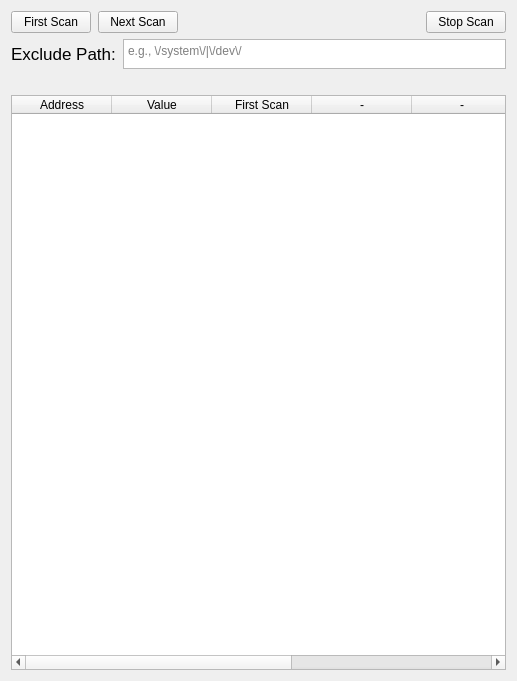
<?xml version="1.0" encoding="UTF-8"?>
<ui version="4.0">
 <class>Form</class>
 <widget class="QWidget" name="Form">
  <property name="geometry">
   <rect>
    <x>0</x>
    <y>0</y>
    <width>517</width>
    <height>681</height>
   </rect>
  </property>
  <property name="windowTitle">
   <string>Scan Result</string>
  </property>
  <layout class="QGridLayout" name="gridLayout">
   <item row="0" column="0">
    <layout class="QHBoxLayout" name="horizontalLayout_4" stretch="0,0,0,0,0,0">
     <property name="spacing">
      <number>7</number>
     </property>
     <property name="topMargin">
      <number>0</number>
     </property>
     <property name="bottomMargin">
      <number>0</number>
     </property>
     <item>
      <widget class="QPushButton" name="startScanBtn">
       <property name="sizePolicy">
        <sizepolicy hsizetype="Preferred" vsizetype="Fixed">
         <horstretch>0</horstretch>
         <verstretch>0</verstretch>
        </sizepolicy>
       </property>
       <property name="minimumSize">
        <size>
         <width>0</width>
         <height>0</height>
        </size>
       </property>
       <property name="maximumSize">
        <size>
         <width>16777215</width>
         <height>16777215</height>
        </size>
       </property>
       <property name="text">
        <string>First Scan</string>
       </property>
      </widget>
     </item>
     <item>
      <widget class="QPushButton" name="nextScanBtn">
       <property name="sizePolicy">
        <sizepolicy hsizetype="Preferred" vsizetype="Fixed">
         <horstretch>0</horstretch>
         <verstretch>0</verstretch>
        </sizepolicy>
       </property>
       <property name="minimumSize">
        <size>
         <width>75</width>
         <height>0</height>
        </size>
       </property>
       <property name="maximumSize">
        <size>
         <width>16777215</width>
         <height>16777215</height>
        </size>
       </property>
       <property name="text">
        <string>Next Scan</string>
       </property>
      </widget>
     </item>
     <item>
      <spacer name="horizontalSpacer_3">
       <property name="orientation">
        <enum>Qt::Horizontal</enum>
       </property>
       <property name="sizeHint" stdset="0">
        <size>
         <width>40</width>
         <height>20</height>
        </size>
       </property>
      </spacer>
     </item>
     <item>
      <spacer name="horizontalSpacer">
       <property name="orientation">
        <enum>Qt::Horizontal</enum>
       </property>
       <property name="sizeHint" stdset="0">
        <size>
         <width>40</width>
         <height>20</height>
        </size>
       </property>
      </spacer>
     </item>
     <item>
      <spacer name="horizontalSpacer_2">
       <property name="orientation">
        <enum>Qt::Horizontal</enum>
       </property>
       <property name="sizeHint" stdset="0">
        <size>
         <width>40</width>
         <height>20</height>
        </size>
       </property>
      </spacer>
     </item>
     <item>
      <widget class="QPushButton" name="stopScanBtn">
       <property name="sizePolicy">
        <sizepolicy hsizetype="Preferred" vsizetype="Fixed">
         <horstretch>0</horstretch>
         <verstretch>0</verstretch>
        </sizepolicy>
       </property>
       <property name="minimumSize">
        <size>
         <width>75</width>
         <height>0</height>
        </size>
       </property>
       <property name="maximumSize">
        <size>
         <width>16777215</width>
         <height>16777215</height>
        </size>
       </property>
       <property name="text">
        <string>Stop Scan</string>
       </property>
      </widget>
     </item>
    </layout>
   </item>
   <item row="4" column="0">
    <layout class="QHBoxLayout" name="horizontalLayout_6" stretch="0,0">
     <property name="spacing">
      <number>7</number>
     </property>
     <property name="topMargin">
      <number>0</number>
     </property>
     <property name="bottomMargin">
      <number>0</number>
     </property>
     <item>
      <widget class="QLabel" name="scanMatchFoundLabel">
       <property name="text">
        <string/>
       </property>
      </widget>
     </item>
     <item>
      <widget class="QLabel" name="scanPercentProgressLabel">
       <property name="text">
        <string/>
       </property>
       <property name="alignment">
        <set>Qt::AlignRight|Qt::AlignTrailing|Qt::AlignVCenter</set>
       </property>
      </widget>
     </item>
    </layout>
   </item>
   <item row="5" column="0">
    <widget class="QTableWidget" name="memScanResultTableWidget">
     <column>
      <property name="text">
       <string>Address</string>
      </property>
     </column>
     <column>
      <property name="text">
       <string>Value</string>
      </property>
     </column>
     <column>
      <property name="text">
       <string>First Scan</string>
      </property>
     </column>
     <column>
      <property name="text">
       <string>-</string>
      </property>
     </column>
     <column>
      <property name="text">
       <string>-</string>
      </property>
     </column>
     <column>
      <property name="text">
       <string>-</string>
      </property>
     </column>
     <column>
      <property name="text">
       <string>-</string>
      </property>
     </column>
    </widget>
   </item>
   <item row="1" column="0">
    <layout class="QHBoxLayout" name="horizontalLayout_7" stretch="0,0">
     <property name="spacing">
      <number>7</number>
     </property>
     <property name="topMargin">
      <number>0</number>
     </property>
     <property name="bottomMargin">
      <number>0</number>
     </property>
     <item>
      <widget class="QLabel" name="label_11">
       <property name="minimumSize">
        <size>
         <width>90</width>
         <height>0</height>
        </size>
       </property>
       <property name="maximumSize">
        <size>
         <width>120</width>
         <height>16777215</height>
        </size>
       </property>
       <property name="font">
        <font>
         <pointsize>13</pointsize>
        </font>
       </property>
       <property name="text">
        <string>Exclude Path:</string>
       </property>
      </widget>
     </item>
     <item>
      <widget class="QTextEdit" name="memScanExcludePath">
       <property name="sizePolicy">
        <sizepolicy hsizetype="Expanding" vsizetype="Preferred">
         <horstretch>0</horstretch>
         <verstretch>1</verstretch>
        </sizepolicy>
       </property>
       <property name="minimumSize">
        <size>
         <width>190</width>
         <height>30</height>
        </size>
       </property>
       <property name="maximumSize">
        <size>
         <width>16777215</width>
         <height>30</height>
        </size>
       </property>
       <property name="focusPolicy">
        <enum>Qt::StrongFocus</enum>
       </property>
       <property name="tabChangesFocus">
        <bool>true</bool>
       </property>
       <property name="acceptRichText">
        <bool>false</bool>
       </property>
       <property name="placeholderText">
        <string>e.g., \/system\/|\/dev\/</string>
       </property>
      </widget>
     </item>
    </layout>
   </item>
  </layout>
 </widget>
 <resources/>
 <connections/>
</ui>
